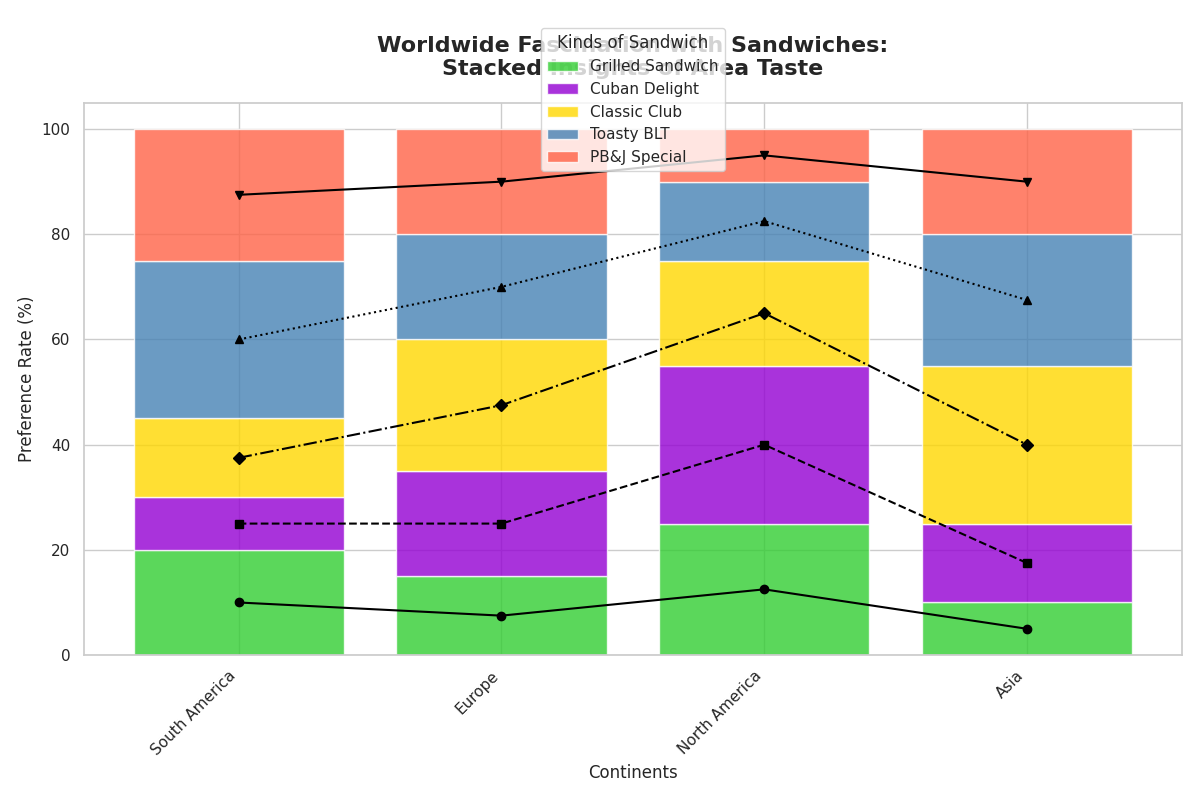

Write the Python code that produced this figure.
import matplotlib.pyplot as plt
import numpy as np

regions = ['South America', 'Europe', 'North America', 'Asia']
sandwich_types = ['Grilled Sandwich', 'Cuban Delight', 'Classic Club', 'Toasty BLT', 'PB&J Special']

popularity = np.array([
    [20, 10, 15, 30, 25],  # South America
    [15, 20, 25, 20, 20],  # Europe
    [25, 30, 20, 15, 10],  # North America
    [10, 15, 30, 25, 20]   # Asia
])

# Shuffled colors, line styles and markers
colors = ['#32CD32', '#9400D3', '#FFD700', '#4682B4', '#FF6347']
line_styles = ['-', '--', '-.', ':', '-']  # Introduced line styles for visual variation
markers = ['o', 's', 'D', '^', 'v']  # Different markers for each type

fig, ax = plt.subplots(figsize=(12, 8))
bottom = np.zeros(len(regions))

# Randomly styled bars and plots
for idx, (sandwich, color, line_style, marker) in enumerate(zip(sandwich_types, colors, line_styles, markers)):
    ax.bar(regions, popularity[:, idx], bottom=bottom, color=color, label=sandwich, alpha=0.8)
    ax.plot(regions, bottom + popularity[:, idx]/2, line_style, marker=marker, color='black')  # Added plot line in the middle of each bar
    bottom += popularity[:, idx]

ax.set_title("Worldwide Fascination with Sandwiches:\nStacked Insights of Area Taste", fontsize=16, weight='bold', pad=20)
ax.set_ylabel("Preference Rate (%)", fontsize=12)
ax.set_xlabel("Continents", fontsize=12)

# Randomly removed the grid and changed legend position
plt.xticks(rotation=45, ha='right')
ax.legend(title="Kinds of Sandwich", bbox_to_anchor=(0.5, 1.15), loc='upper center')
plt.tight_layout()
plt.show()
